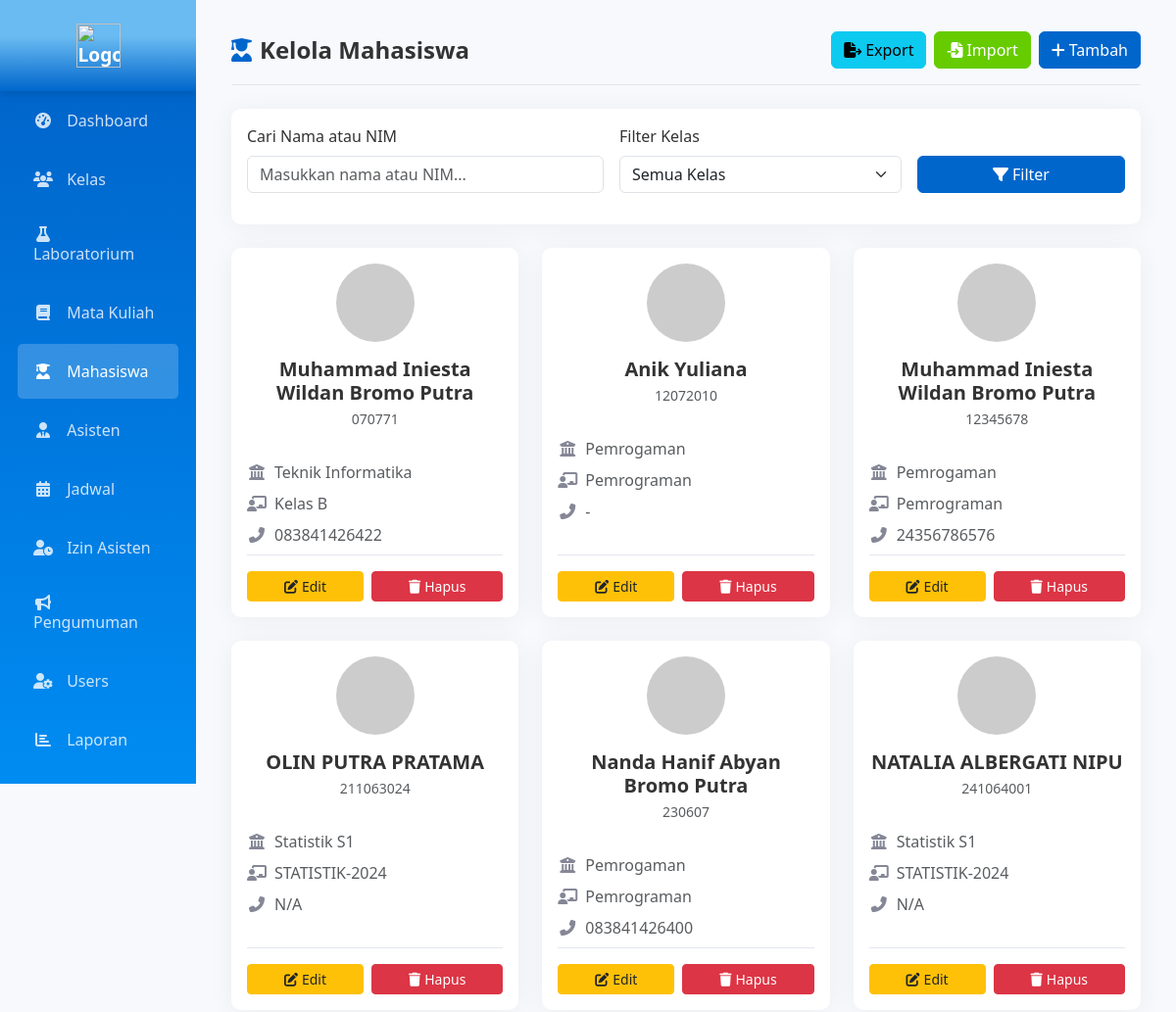
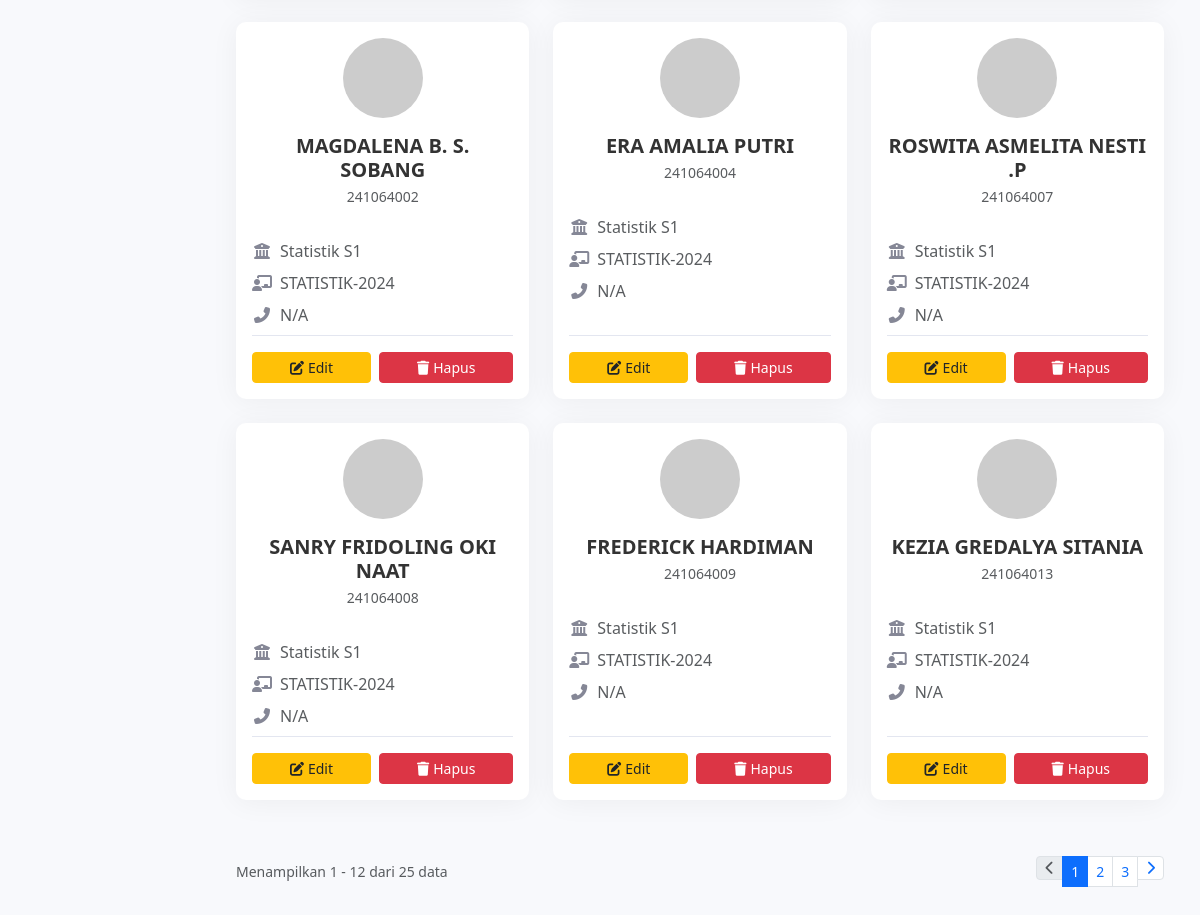
The app's page /index.php?page=admin_mahasiswa (signed in), older data (2 pictures, top to bottom).
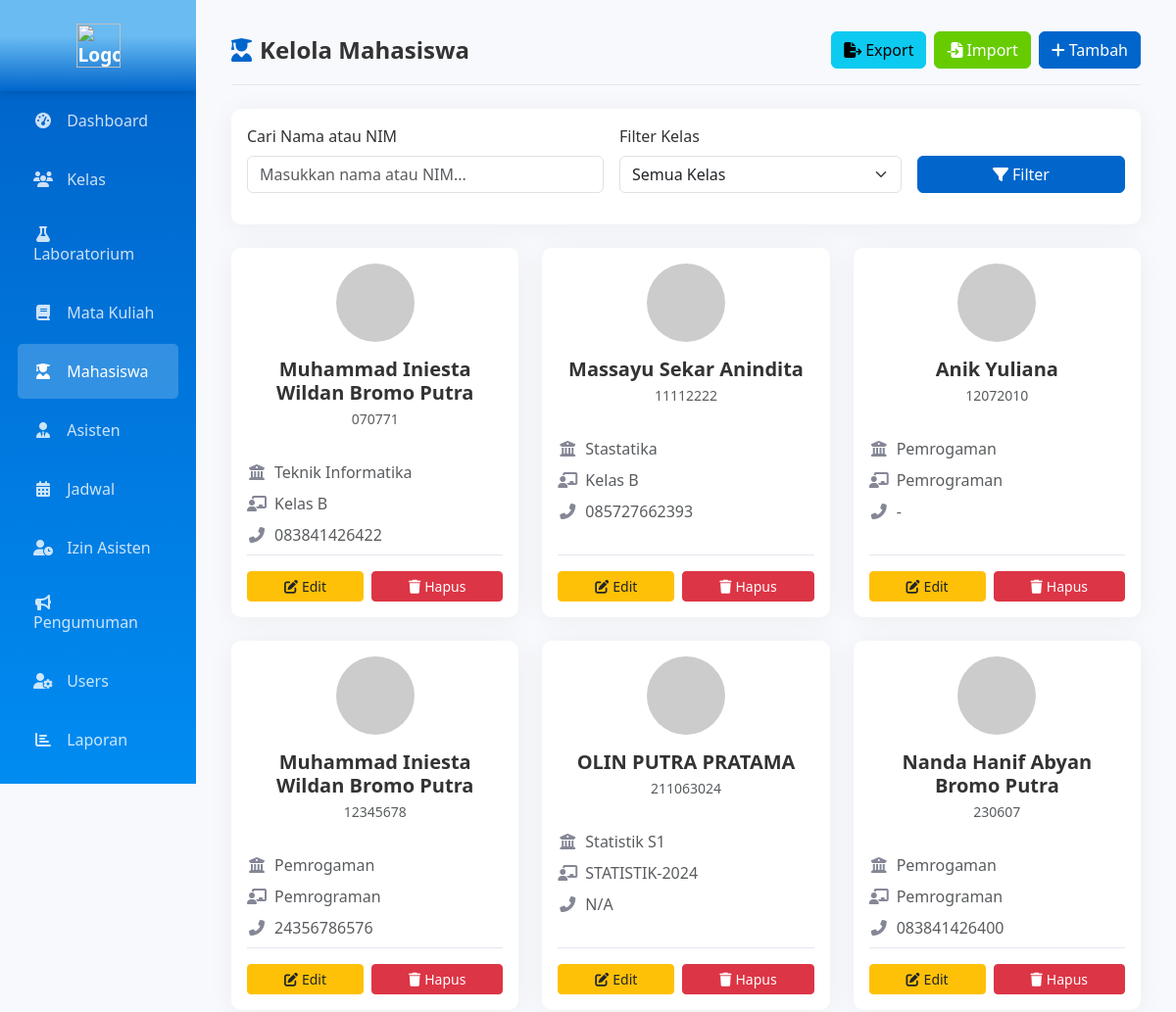
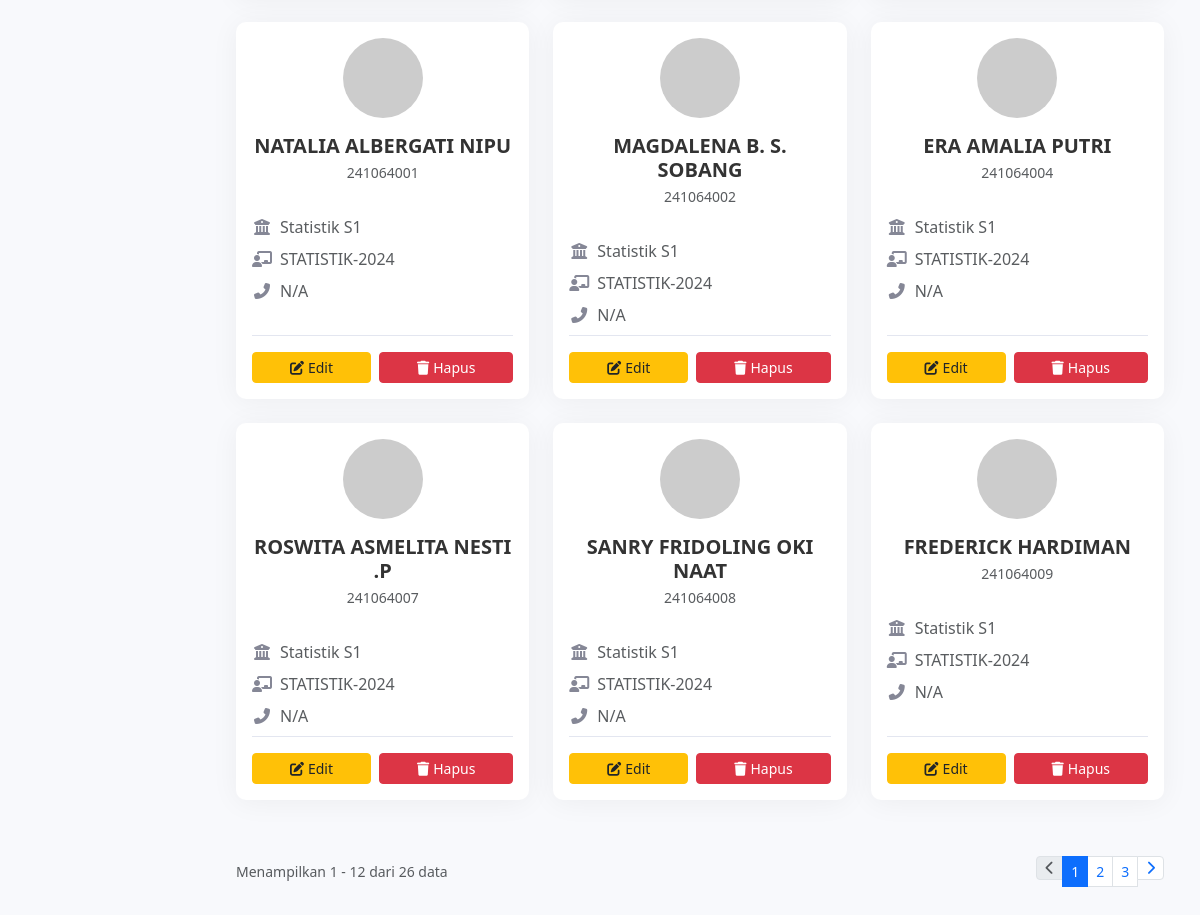
The same page, newer data (2 pictures, top to bottom).
### tables this page shows
CREATE TABLE `mahasiswa` (
  `id` int(11) NOT NULL,
  `nim` varchar(15) NOT NULL,
  `user_id` int(11) DEFAULT NULL,
  `nama` varchar(100) NOT NULL,
  `kode_kelas` char(1) NOT NULL,
  `prodi` varchar(50) DEFAULT NULL,
  `no_hp` varchar(15) DEFAULT NULL,
  `foto` varchar(255) DEFAULT NULL,
  `tanggal_daftar` timestamp NOT NULL DEFAULT current_timestamp()
);

CREATE TABLE `kelas` (
  `kode_kelas` char(1) NOT NULL,
  `nama_kelas` varchar(50) DEFAULT NULL,
  `program_studi` varchar(100) DEFAULT NULL,
  `tahun_ajaran` varchar(9) DEFAULT NULL
);

### includes/fungsi.php (called while the page is built, shortened)
<?php
function get_offset($current_page, $per_page = 10) {
    return ($current_page - 1) * $per_page;
}
function get_current_page() {
    $page = isset($_GET['hal']) ? (int)$_GET['hal'] : 1;
    return max(1, $page);
}
?>

### pages/admin/mahasiswa.php (the view, shortened to what the rows shown need)
<?php
$filter_kelas = isset($_GET['kelas']) ? escape($_GET['kelas']) : '';
$search = isset($_GET['search']) ? escape($_GET['search']) : '';
$search_param = '%' . $search . '%';
$per_page = 12;
$current_page = get_current_page();
$offset = get_offset($current_page, $per_page);
if ($filter_kelas && $search) {
    $stmt_mhs = mysqli_prepare($conn, "SELECT m.id, m.nim, m.nama, m.prodi, m.no_hp, m.foto, m.kode_kelas, k.nama_kelas
                                   FROM mahasiswa m
                                   LEFT JOIN kelas k ON m.kode_kelas = k.kode_kelas
                                   WHERE m.kode_kelas = ? AND (m.nama LIKE ? OR m.nim LIKE ?)
                                   ORDER BY m.nim LIMIT ?, ?");
    mysqli_stmt_bind_param($stmt_mhs, "sssii", $filter_kelas, $search_param, $search_param, $offset, $per_page);
} else {
    $stmt_mhs = mysqli_prepare($conn, "SELECT m.id, m.nim, m.nama, m.prodi, m.no_hp, m.foto, m.kode_kelas, k.nama_kelas
                                   FROM mahasiswa m
                                   LEFT JOIN kelas k ON m.kode_kelas = k.kode_kelas
                                   ORDER BY m.nim LIMIT ?, ?");
    mysqli_stmt_bind_param($stmt_mhs, "ii", $offset, $per_page);
}
mysqli_stmt_execute($stmt_mhs);
$mahasiswa = mysqli_stmt_get_result($stmt_mhs);
    ?>
<?php include 'includes/header.php'; ?>
<div class="container-fluid">
    <div class="row">
        <div class="col-md-9 col-lg-10">
            <div class="content-wrapper p-4">
                <div id="mahasiswaContainer">
                <div class="row">
                    <?php if (mysqli_num_rows($mahasiswa) > 0): ?>
                        <?php while ($m = mysqli_fetch_assoc($mahasiswa)): ?>
                            <div class="col-xl-4 col-lg-6 col-md-6 mb-4">
                                <div class="card h-100 mahasiswa-card">
                                    <div class="card-body d-flex flex-column">
                                        <div class="text-center mb-3">
                                            <?php
                                            $foto_profil = (!empty($m['foto']) && file_exists($m['foto'])) ? $m['foto'] : 'https://ui-avatars.com/api/?name=' . urlencode($m['nama']) . '&background=random&color=fff&rounded=true';
                                            ?>
                                            <img src="<?= $foto_profil ?>" alt="<?= htmlspecialchars($m['nama']) ?>" class="img-fluid" style="width: 80px; height: 80px; object-fit: cover; border-radius: 50%;" loading="lazy">
                                        </div>
                                        <h5 class="card-title text-center mb-1"><?= htmlspecialchars($m['nama']) ?></h5>
                                        <p class="text-center text-muted small"><?= htmlspecialchars($m['nim']) ?></p>
                                        <p class="text-muted mb-2 mt-3"><i class="fas fa-university me-2"></i><?= htmlspecialchars($m['prodi']) ?: 'N/A' ?></p>
                                        <p class="text-muted mb-2"><i class="fas fa-chalkboard-teacher me-2"></i><?= htmlspecialchars($m['nama_kelas']) ?: 'N/A' ?></p>
                                        <p class="text-muted mb-2"><i class="fas fa-phone-alt me-2"></i><?= htmlspecialchars($m['no_hp']) ?: 'N/A' ?></p>
                                        <div class="mt-auto action-buttons">
                                            <button class="btn btn-sm btn-warning text-dark" onclick="editMhs(<?= $m['id'] ?>, '<?= htmlspecialchars($m['nama'], ENT_QUOTES) ?>', '<?= $m['kode_kelas'] ?>', '<?= htmlspecialchars($m['prodi'], ENT_QUOTES) ?>', '<?= htmlspecialchars($m['no_hp'], ENT_QUOTES) ?>')">
                                                <i class="fas fa-edit me-1"></i>Edit
                                            </button>
                                            <button class="btn btn-sm btn-danger" onclick="hapusMhs(<?= $m['id'] ?>)">
                                                <i class="fas fa-trash me-1"></i>Hapus
                                            </button>
                                        </div>
                                    </div>
                                </div>
                            </div>
                        <?php endwhile; ?>
                    <?php endif; ?>
                </div>
                </div>
            </div>
        </div>
    </div>
</div>
<?php include 'includes/footer.php'; ?>

Row changes from the older to the newer data that the page shows:
no longer on this page (row unchanged): mahasiswa: nama "KEZIA GREDALYA SITANIA", nim "241064013", prodi "Statistik S1", kode_kelas.nama_kelas "STATISTIK-2024", no_hp "N/A"
added mahasiswa: nama "Massayu Sekar Anindita", nim "11112222", prodi "Stastatika", kode_kelas.nama_kelas "Kelas B", no_hp "085727662393"
Text that changed along with them:
$total_data: "25" → "26"
